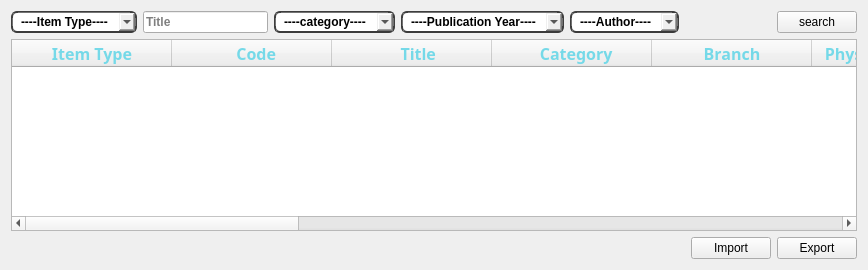
              <widget class="QWidget" name="tab_8">
               <attribute name="title">
                <string>All Items</string>
               </attribute>
               <layout class="QGridLayout" name="gridLayout_11">
                <item row="1" column="0">
                 <widget class="QComboBox" name="comboBox_3">
                  <property name="sizePolicy">
                   <sizepolicy hsizetype="Preferred" vsizetype="Preferred">
                    <horstretch>0</horstretch>
                    <verstretch>0</verstretch>
                   </sizepolicy>
                  </property>
                  <property name="font">
                   <font>
                    <weight>75</weight>
                    <bold>true</bold>
                   </font>
                  </property>
                  <property name="styleSheet">
                   <string notr="true">border-style: outset;
	border-width: 2px;
	border-top-color: qlineargradient(spread:pad, x1:0.5, y1:0.6, x2:0.5, y2:0.4, stop:0 rgba(115, 115, 115, 255), stop:1 rgba(62, 62, 62, 255));
	border-right-color: qlineargradient(spread:pad, x1:0.4, y1:0.5, x2:0.6, y2:0.5, stop:0 rgba(115, 115, 115, 255), stop:1 rgba(62, 62, 62, 255));
	border-left-color: qlineargradient(spread:pad, x1:0.6, y1:0.5, x2:0.4, y2:0.5, stop:0 rgba(115, 115, 115, 255), stop:1 rgba(62, 62, 62, 255));
	border-bottom-color: rgb(58, 58, 58);
	border-bottom-width: 1px;
	border-style: solid;
	border-width: 2px; border-radius: 6px;
	
padding: 0 8px;
</string>
                  </property>
                  <item>
                   <property name="text">
                    <string>----Item Type----</string>
                   </property>
                  </item>
                  <item>
                   <property name="text">
                    <string>Book</string>
                   </property>
                  </item>
                  <item>
                   <property name="text">
                    <string>Magazine</string>
                   </property>
                  </item>
                  <item>
                   <property name="text">
                    <string>Audio Material</string>
                   </property>
                  </item>
                 </widget>
                </item>
                <item row="1" column="9">
                 <widget class="QPushButton" name="pushButton_9">
                  <property name="sizePolicy">
                   <sizepolicy hsizetype="Preferred" vsizetype="Preferred">
                    <horstretch>0</horstretch>
                    <verstretch>0</verstretch>
                   </sizepolicy>
                  </property>
                  <property name="text">
                   <string>search</string>
                  </property>
                 </widget>
                </item>
                <item row="5" column="0" colspan="10">
                 <widget class="QTableWidget" name="tableWidget_22">
                  <property name="enabled">
                   <bool>true</bool>
                  </property>
                  <property name="styleSheet">
                   <string notr="true"/>
                  </property>
                  <attribute name="horizontalHeaderDefaultSectionSize">
                   <number>160</number>
                  </attribute>
                  <attribute name="verticalHeaderDefaultSectionSize">
                   <number>45</number>
                  </attribute>
                  <column>
                   <property name="text">
                    <string>Item Type</string>
                   </property>
                   <property name="font">
                    <font>
                     <family>Modern No. 20</family>
                     <pointsize>12</pointsize>
                     <weight>75</weight>
                     <bold>true</bold>
                    </font>
                   </property>
                   <property name="textAlignment">
                    <set>AlignCenter</set>
                   </property>
                   <property name="background">
                    <color>
                     <red>0</red>
                     <green>0</green>
                     <blue>0</blue>
                    </color>
                   </property>
                   <property name="foreground">
                    <brush brushstyle="SolidPattern">
                     <color alpha="255">
                      <red>117</red>
                      <green>217</green>
                      <blue>232</blue>
                     </color>
                    </brush>
                   </property>
                  </column>
                  <column>
                   <property name="text">
                    <string>  Code</string>
                   </property>
                   <property name="font">
                    <font>
                     <family>Modern No. 20</family>
                     <pointsize>12</pointsize>
                     <weight>75</weight>
                     <bold>true</bold>
                    </font>
                   </property>
                   <property name="textAlignment">
                    <set>AlignCenter</set>
                   </property>
                   <property name="background">
                    <color>
                     <red>0</red>
                     <green>0</green>
                     <blue>0</blue>
                    </color>
                   </property>
                   <property name="foreground">
                    <brush brushstyle="SolidPattern">
                     <color alpha="255">
                      <red>117</red>
                      <green>217</green>
                      <blue>232</blue>
                     </color>
                    </brush>
                   </property>
                  </column>
                  <column>
                   <property name="text">
                    <string>   Title</string>
                   </property>
                   <property name="font">
                    <font>
                     <family>Modern No. 20</family>
                     <pointsize>12</pointsize>
                     <weight>75</weight>
                     <bold>true</bold>
                    </font>
                   </property>
                   <property name="textAlignment">
                    <set>AlignCenter</set>
                   </property>
                   <property name="background">
                    <color>
                     <red>0</red>
                     <green>0</green>
                     <blue>0</blue>
                    </color>
                   </property>
                   <property name="foreground">
                    <brush brushstyle="SolidPattern">
                     <color alpha="255">
                      <red>117</red>
                      <green>217</green>
                      <blue>232</blue>
                     </color>
                    </brush>
                   </property>
                  </column>
                  <column>
                   <property name="text">
                    <string>  Category</string>
                   </property>
                   <property name="font">
                    <font>
                     <family>Modern No. 20</family>
                     <pointsize>12</pointsize>
                     <weight>75</weight>
                     <bold>true</bold>
                    </font>
                   </property>
                   <property name="textAlignment">
                    <set>AlignCenter</set>
                   </property>
                   <property name="background">
                    <color>
                     <red>0</red>
                     <green>0</green>
                     <blue>0</blue>
                    </color>
                   </property>
                   <property name="foreground">
                    <brush brushstyle="SolidPattern">
                     <color alpha="255">
                      <red>117</red>
                      <green>217</green>
                      <blue>232</blue>
                     </color>
                    </brush>
                   </property>
                  </column>
                  <column>
                   <property name="text">
                    <string>Branch</string>
                   </property>
                   <property name="font">
                    <font>
                     <family>Modern No. 20</family>
                     <pointsize>12</pointsize>
                     <weight>75</weight>
                     <bold>true</bold>
                    </font>
                   </property>
                   <property name="textAlignment">
                    <set>AlignCenter</set>
                   </property>
                   <property name="background">
                    <color>
                     <red>0</red>
                     <green>0</green>
                     <blue>0</blue>
                    </color>
                   </property>
                   <property name="foreground">
                    <brush brushstyle="SolidPattern">
                     <color alpha="255">
                      <red>117</red>
                      <green>217</green>
                      <blue>232</blue>
                     </color>
                    </brush>
                   </property>
                  </column>
                  <column>
                   <property name="text">
                    <string>Physical Position</string>
                   </property>
                   <property name="font">
                    <font>
                     <family>Modern No. 20</family>
                     <pointsize>12</pointsize>
                     <weight>75</weight>
                     <bold>true</bold>
                    </font>
                   </property>
                   <property name="textAlignment">
                    <set>AlignCenter</set>
                   </property>
                   <property name="background">
                    <color>
                     <red>0</red>
                     <green>0</green>
                     <blue>0</blue>
                    </color>
                   </property>
                   <property name="foreground">
                    <brush brushstyle="SolidPattern">
                     <color alpha="255">
                      <red>117</red>
                      <green>217</green>
                      <blue>232</blue>
                     </color>
                    </brush>
                   </property>
                  </column>
                  <column>
                   <property name="text">
                    <string>  Price</string>
                   </property>
                   <property name="font">
                    <font>
                     <family>Modern No. 20</family>
                     <pointsize>12</pointsize>
                     <weight>75</weight>
                     <bold>true</bold>
                    </font>
                   </property>
                   <property name="textAlignment">
                    <set>AlignCenter</set>
                   </property>
                   <property name="background">
                    <color>
                     <red>0</red>
                     <green>0</green>
                     <blue>0</blue>
                    </color>
                   </property>
                   <property name="foreground">
                    <brush brushstyle="SolidPattern">
                     <color alpha="255">
                      <red>117</red>
                      <green>217</green>
                      <blue>232</blue>
                     </color>
                    </brush>
                   </property>
                  </column>
                  <column>
                   <property name="text">
                    <string>Status</string>
                   </property>
                   <property name="font">
                    <font>
                     <family>Modern No. 20</family>
                     <pointsize>12</pointsize>
                     <weight>75</weight>
                     <bold>true</bold>
                    </font>
                   </property>
                   <property name="textAlignment">
                    <set>AlignCenter</set>
                   </property>
                   <property name="background">
                    <color>
                     <red>0</red>
                     <green>0</green>
                     <blue>0</blue>
                    </color>
                   </property>
                   <property name="foreground">
                    <brush brushstyle="SolidPattern">
                     <color alpha="255">
                      <red>117</red>
                      <green>217</green>
                      <blue>232</blue>
                     </color>
                    </brush>
                   </property>
                  </column>
                  <column>
                   <property name="text">
                    <string>Check out</string>
                   </property>
                   <property name="font">
                    <font>
                     <family>Modern No. 20</family>
                     <pointsize>12</pointsize>
                     <weight>75</weight>
                     <bold>true</bold>
                    </font>
                   </property>
                   <property name="textAlignment">
                    <set>AlignCenter</set>
                   </property>
                   <property name="background">
                    <color>
                     <red>0</red>
                     <green>0</green>
                     <blue>0</blue>
                    </color>
                   </property>
                   <property name="foreground">
                    <brush brushstyle="SolidPattern">
                     <color alpha="255">
                      <red>117</red>
                      <green>217</green>
                      <blue>232</blue>
                     </color>
                    </brush>
                   </property>
                  </column>
                  <column>
                   <property name="text">
                    <string>  Author</string>
                   </property>
                   <property name="font">
                    <font>
                     <family>Modern No. 20</family>
                     <pointsize>12</pointsize>
                     <weight>75</weight>
                     <bold>true</bold>
                     <kerning>true</kerning>
                    </font>
                   </property>
                   <property name="textAlignment">
                    <set>AlignCenter</set>
                   </property>
                   <property name="background">
                    <color>
                     <red>0</red>
                     <green>0</green>
                     <blue>0</blue>
                    </color>
                   </property>
                   <property name="foreground">
                    <brush brushstyle="SolidPattern">
                     <color alpha="255">
                      <red>117</red>
                      <green>217</green>
                      <blue>232</blue>
                     </color>
                    </brush>
                   </property>
                  </column>
                  <column>
                   <property name="text">
                    <string>Publisher</string>
                   </property>
                   <property name="font">
                    <font>
                     <family>Modern No. 20</family>
                     <pointsize>12</pointsize>
                     <weight>75</weight>
                     <bold>true</bold>
                    </font>
                   </property>
                   <property name="textAlignment">
                    <set>AlignCenter</set>
                   </property>
                   <property name="background">
                    <color>
                     <red>0</red>
                     <green>0</green>
                     <blue>0</blue>
                    </color>
                   </property>
                   <property name="foreground">
                    <brush brushstyle="SolidPattern">
                     <color alpha="255">
                      <red>117</red>
                      <green>217</green>
                      <blue>232</blue>
                     </color>
                    </brush>
                   </property>
                  </column>
                  <column>
                   <property name="text">
                    <string>Publication Year</string>
                   </property>
                   <property name="font">
                    <font>
                     <family>Modern No. 20</family>
                     <pointsize>12</pointsize>
                     <weight>75</weight>
                     <bold>true</bold>
                    </font>
                   </property>
                   <property name="textAlignment">
                    <set>AlignCenter</set>
                   </property>
                   <property name="background">
                    <color>
                     <red>0</red>
                     <green>0</green>
                     <blue>0</blue>
                    </color>
                   </property>
                   <property name="foreground">
                    <brush brushstyle="SolidPattern">
                     <color alpha="255">
                      <red>117</red>
                      <green>217</green>
                      <blue>232</blue>
                     </color>
                    </brush>
                   </property>
                  </column>
                  <column>
                   <property name="text">
                    <string>Part Order</string>
                   </property>
                   <property name="font">
                    <font>
                     <family>Modern No. 20</family>
                     <pointsize>12</pointsize>
                     <weight>75</weight>
                     <bold>true</bold>
                    </font>
                   </property>
                   <property name="textAlignment">
                    <set>AlignCenter</set>
                   </property>
                   <property name="background">
                    <color>
                     <red>0</red>
                     <green>0</green>
                     <blue>0</blue>
                    </color>
                   </property>
                   <property name="foreground">
                    <brush brushstyle="SolidPattern">
                     <color alpha="255">
                      <red>117</red>
                      <green>217</green>
                      <blue>232</blue>
                     </color>
                    </brush>
                   </property>
                  </column>
                  <column>
                   <property name="text">
                    <string>Added Date</string>
                   </property>
                   <property name="font">
                    <font>
                     <family>Modern No. 20</family>
                     <pointsize>12</pointsize>
                     <weight>75</weight>
                     <bold>true</bold>
                    </font>
                   </property>
                   <property name="textAlignment">
                    <set>AlignCenter</set>
                   </property>
                   <property name="background">
                    <color>
                     <red>0</red>
                     <green>0</green>
                     <blue>0</blue>
                    </color>
                   </property>
                   <property name="foreground">
                    <brush brushstyle="SolidPattern">
                     <color alpha="255">
                      <red>117</red>
                      <green>217</green>
                      <blue>232</blue>
                     </color>
                    </brush>
                   </property>
                  </column>
                  <column>
                   <property name="text">
                    <string>Describtion</string>
                   </property>
                   <property name="font">
                    <font>
                     <family>Modern No. 20</family>
                     <pointsize>12</pointsize>
                     <weight>75</weight>
                     <bold>true</bold>
                    </font>
                   </property>
                   <property name="textAlignment">
                    <set>AlignCenter</set>
                   </property>
                   <property name="background">
                    <color>
                     <red>0</red>
                     <green>0</green>
                     <blue>0</blue>
                    </color>
                   </property>
                   <property name="foreground">
                    <brush brushstyle="SolidPattern">
                     <color alpha="255">
                      <red>117</red>
                      <green>217</green>
                      <blue>232</blue>
                     </color>
                    </brush>
                   </property>
                  </column>
                 </widget>
                </item>
                <item row="6" column="8">
                 <widget class="QPushButton" name="pushButton_19">
                  <property name="sizePolicy">
                   <sizepolicy hsizetype="Preferred" vsizetype="Fixed">
                    <horstretch>0</horstretch>
                    <verstretch>0</verstretch>
                   </sizepolicy>
                  </property>
                  <property name="text">
                   <string>Import</string>
                  </property>
                 </widget>
                </item>
                <item row="6" column="9">
                 <widget class="QPushButton" name="pushButton_10">
                  <property name="sizePolicy">
                   <sizepolicy hsizetype="Preferred" vsizetype="Fixed">
                    <horstretch>0</horstretch>
                    <verstretch>0</verstretch>
                   </sizepolicy>
                  </property>
                  <property name="text">
                   <string>Export</string>
                  </property>
                 </widget>
                </item>
                <item row="1" column="6">
                 <widget class="QComboBox" name="comboBox_6">
                  <property name="sizePolicy">
                   <sizepolicy hsizetype="Preferred" vsizetype="Preferred">
                    <horstretch>0</horstretch>
                    <verstretch>0</verstretch>
                   </sizepolicy>
                  </property>
                  <property name="font">
                   <font>
                    <weight>75</weight>
                    <bold>true</bold>
                   </font>
                  </property>
                  <property name="styleSheet">
                   <string notr="true">border-style: outset;
	border-width: 2px;
	border-top-color: qlineargradient(spread:pad, x1:0.5, y1:0.6, x2:0.5, y2:0.4, stop:0 rgba(115, 115, 115, 255), stop:1 rgba(62, 62, 62, 255));
	border-right-color: qlineargradient(spread:pad, x1:0.4, y1:0.5, x2:0.6, y2:0.5, stop:0 rgba(115, 115, 115, 255), stop:1 rgba(62, 62, 62, 255));
	border-left-color: qlineargradient(spread:pad, x1:0.6, y1:0.5, x2:0.4, y2:0.5, stop:0 rgba(115, 115, 115, 255), stop:1 rgba(62, 62, 62, 255));
	border-bottom-color: rgb(58, 58, 58);
	border-bottom-width: 1px;
	border-style: solid;
	border-width: 2px; border-radius: 6px;
	
padding: 0 8px;
</string>
                  </property>
                  <item>
                   <property name="text">
                    <string>----Author----</string>
                   </property>
                  </item>
                 </widget>
                </item>
                <item row="1" column="5">
                 <widget class="QComboBox" name="comboBox_7">
                  <property name="sizePolicy">
                   <sizepolicy hsizetype="Preferred" vsizetype="Preferred">
                    <horstretch>0</horstretch>
                    <verstretch>0</verstretch>
                   </sizepolicy>
                  </property>
                  <property name="font">
                   <font>
                    <weight>75</weight>
                    <bold>true</bold>
                   </font>
                  </property>
                  <property name="styleSheet">
                   <string notr="true">border-style: outset;
	border-width: 2px;
	border-top-color: qlineargradient(spread:pad, x1:0.5, y1:0.6, x2:0.5, y2:0.4, stop:0 rgba(115, 115, 115, 255), stop:1 rgba(62, 62, 62, 255));
	border-right-color: qlineargradient(spread:pad, x1:0.4, y1:0.5, x2:0.6, y2:0.5, stop:0 rgba(115, 115, 115, 255), stop:1 rgba(62, 62, 62, 255));
	border-left-color: qlineargradient(spread:pad, x1:0.6, y1:0.5, x2:0.4, y2:0.5, stop:0 rgba(115, 115, 115, 255), stop:1 rgba(62, 62, 62, 255));
	border-bottom-color: rgb(58, 58, 58);
	border-bottom-width: 1px;
	border-style: solid;
	border-width: 2px; border-radius: 6px;
	
padding: 0 8px;
</string>
                  </property>
                  <item>
                   <property name="text">
                    <string>----Publication Year----</string>
                   </property>
                  </item>
                 </widget>
                </item>
                <item row="1" column="4">
                 <widget class="QComboBox" name="comboBox_2">
                  <property name="sizePolicy">
                   <sizepolicy hsizetype="Preferred" vsizetype="Preferred">
                    <horstretch>0</horstretch>
                    <verstretch>0</verstretch>
                   </sizepolicy>
                  </property>
                  <property name="font">
                   <font>
                    <weight>75</weight>
                    <bold>true</bold>
                   </font>
                  </property>
                  <property name="styleSheet">
                   <string notr="true">border-style: outset;
	border-width: 2px;
	border-top-color: qlineargradient(spread:pad, x1:0.5, y1:0.6, x2:0.5, y2:0.4, stop:0 rgba(115, 115, 115, 255), stop:1 rgba(62, 62, 62, 255));
	border-right-color: qlineargradient(spread:pad, x1:0.4, y1:0.5, x2:0.6, y2:0.5, stop:0 rgba(115, 115, 115, 255), stop:1 rgba(62, 62, 62, 255));
	border-left-color: qlineargradient(spread:pad, x1:0.6, y1:0.5, x2:0.4, y2:0.5, stop:0 rgba(115, 115, 115, 255), stop:1 rgba(62, 62, 62, 255));
	border-bottom-color: rgb(58, 58, 58);
	border-bottom-width: 1px;
	border-style: solid;
	border-width: 2px; border-radius: 6px;
	
padding: 0 8px;
</string>
                  </property>
                  <property name="currentText">
                   <string>----category----</string>
                  </property>
                  <property name="currentIndex">
                   <number>0</number>
                  </property>
                  <property name="placeholderText">
                   <string/>
                  </property>
                  <item>
                   <property name="text">
                    <string>----category----</string>
                   </property>
                  </item>
                 </widget>
                </item>
                <item row="1" column="1" colspan="3">
                 <widget class="QLineEdit" name="lineEdit_2">
                  <property name="sizePolicy">
                   <sizepolicy hsizetype="Preferred" vsizetype="Preferred">
                    <horstretch>0</horstretch>
                    <verstretch>0</verstretch>
                   </sizepolicy>
                  </property>
                  <property name="font">
                   <font>
                    <family>MS Shell Dlg 2</family>
                    <weight>75</weight>
                    <bold>true</bold>
                   </font>
                  </property>
                  <property name="placeholderText">
                   <string>Title</string>
                  </property>
                 </widget>
                </item>
               </layout>
              </widget>
